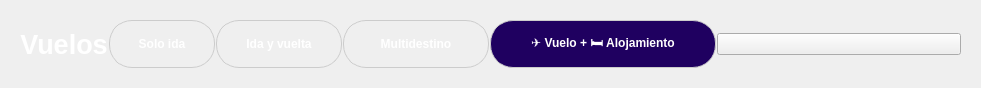
   <widget class="QWidget" name="layoutWidget">
    <property name="geometry">
     <rect>
      <x>0</x>
      <y>130</y>
      <width>981</width>
      <height>78</height>
     </rect>
    </property>
    <layout class="QHBoxLayout" name="layoutOpciones">
     <property name="spacing">
      <number>0</number>
     </property>
     <item>
      <widget class="QWidget" name="widget_5" native="true">
       <property name="styleSheet">
        <string notr="true">Q	Widget {
background-color:#004;

}</string>
       </property>
       <layout class="QHBoxLayout" name="horizontalLayout_2">
        <property name="spacing">
         <number>1</number>
        </property>
        <item>
         <widget class="QLabel" name="label">
          <property name="sizePolicy">
           <sizepolicy hsizetype="Fixed" vsizetype="Preferred">
            <horstretch>0</horstretch>
            <verstretch>0</verstretch>
           </sizepolicy>
          </property>
          <property name="font">
           <font>
            <pointsize>20</pointsize>
            <weight>75</weight>
            <bold>true</bold>
           </font>
          </property>
          <property name="styleSheet">
           <string notr="true">QLabel {
    color: white;
    font-weight: bold;
    font-size: 20pt;
}
</string>
          </property>
          <property name="text">
           <string>Vuelos</string>
          </property>
          <property name="alignment">
           <set>Qt::AlignCenter</set>
          </property>
         </widget>
        </item>
        <item>
         <widget class="QPushButton" name="btnSoloIda">
          <property name="sizePolicy">
           <sizepolicy hsizetype="Fixed" vsizetype="Preferred">
            <horstretch>0</horstretch>
            <verstretch>0</verstretch>
           </sizepolicy>
          </property>
          <property name="minimumSize">
           <size>
            <width>106</width>
            <height>48</height>
           </size>
          </property>
          <property name="maximumSize">
           <size>
            <width>76</width>
            <height>48</height>
           </size>
          </property>
          <property name="font">
           <font>
            <pointsize>-1</pointsize>
            <weight>75</weight>
            <bold>true</bold>
           </font>
          </property>
          <property name="styleSheet">
           <string notr="true">
QPushButton:hover {
    background-color: #f2f2f2;
}

QPushButton:checked {
    background-color: #0066cc;
    color: white;
    border: 1px solid #0066cc;
}
QPushButton {
    color: #333;
    border: 2px solid #ddd;
    border-radius: 23px;
    padding: 6px 12px;
    min-width: 100px;
    max-width: 100px;
    min-height: 40px;
    max-height: 40px;
}

QPushButton:hover {
    background-color: #f0f0f0;
}

QPushButton:checked {
    background-color: #0066cc;
    color: #393c8f;
    border: 2px solid #0066cc;
}
QPushButton {
    background-color: transparent;   /* Sin bloque blanco fuerte */
    color: #333;
    font-size: 12px;
    border: 1px solid #cccccc;
    border-radius: 16px;
    padding: 6px 10px;
    min-width: 90px;
    max-width: 90px;
    min-height: 32px;
    max-height: 32px;
}

QPushButton:hover {
    background-color: #e6f0ff;  /* Celestito leve al pasar el mouse */
}

QPushButton:checked {
    background-color: #0066cc;
    color: #004;;
    border: 1px solid #0066cc;
}
QPushButton {
    color: white;
    font-size: 12px;
    border: 1px solid #cccccc;
    border-radius: 23px;
    padding: 6px 12px;
    min-width: 80px;
    max-width: 50px;
    min-height: 34px;
    max-height: 34px;
}

QPushButton:hover {
    background-color: #e0f0ff;
}

QPushButton:checked {
    background-color: #007bff;
    color:  #393c8f;
    font-weight: bold;
    border: 2px solid #007bff;
}
</string>
          </property>
          <property name="text">
           <string>Solo ida</string>
          </property>
          <property name="checkable">
           <bool>true</bool>
          </property>
         </widget>
        </item>
        <item>
         <widget class="QPushButton" name="btnIdaVuelta">
          <property name="sizePolicy">
           <sizepolicy hsizetype="Fixed" vsizetype="Preferred">
            <horstretch>0</horstretch>
            <verstretch>0</verstretch>
           </sizepolicy>
          </property>
          <property name="minimumSize">
           <size>
            <width>126</width>
            <height>48</height>
           </size>
          </property>
          <property name="maximumSize">
           <size>
            <width>126</width>
            <height>48</height>
           </size>
          </property>
          <property name="font">
           <font>
            <pointsize>-1</pointsize>
            <weight>75</weight>
            <bold>true</bold>
           </font>
          </property>
          <property name="styleSheet">
           <string notr="true">QPushButton {
    background-color: #ffffff;
    color: #333333;
    font-size: 13px;
    border: 1px solid #cccccc;
    border-radius: 15px;
    padding: 6px 12px;
    min-width: 100px;
    max-width: 100px;
    min-height: 35px;
    max-height: 35px;
}

QPushButton:hover {
    background-color: #f2f2f2;
}

QPushButton:checked {
    background-color: #0066cc;
    color: white;
    border: 1px solid #0066cc;
}
QPushButton {
    background-color: white;
    color: #333;
    border: 2px solid #ddd;
    border-radius: 18px;
    padding: 6px 12px;
    min-width: 100px;
    max-width: 100px;
    min-height: 40px;
    max-height: 40px;
}

QPushButton:hover {
    background-color: #f0f0f0;
}

QPushButton:checked {
    background-color: #0066cc;
    color: white;
    border: 2px solid #0066cc;
}
QPushButton {
    background-color: transparent;   /* Sin bloque blanco fuerte */
    color: #333;
    font-size: 12px;
    border: 1px solid #cccccc;
    border-radius: 16px;
    padding: 6px 10px;
    min-width: 90px;
    max-width: 90px;
    min-height: 32px;
    max-height: 32px;
}

QPushButton:hover {
    background-color: #e6f0ff;  /* Celestito leve al pasar el mouse */
}

QPushButton:checked {
    background-color: #0066cc;
    color: white;
    border: 1px solid #0066cc;
}
QPushButton {
    color: white;
    font-size: 12px;
    border: 1px solid #cccccc;
    border-radius: 23px;
    padding: 6px 12px;
    min-width: 100px;
    max-width: 100px;
    min-height: 34px;
    max-height: 34px;
}

QPushButton:hover {
    background-color: #e0f0ff;
}

QPushButton:checked {
    background-color: #007bff;
    color: white;
    font-weight: bold;
    border: 2px solid #007bff;
}
</string>
          </property>
          <property name="text">
           <string>Ida y vuelta</string>
          </property>
          <property name="checkable">
           <bool>true</bool>
          </property>
         </widget>
        </item>
        <item>
         <widget class="QPushButton" name="btnMultidestino">
          <property name="sizePolicy">
           <sizepolicy hsizetype="Fixed" vsizetype="Preferred">
            <horstretch>0</horstretch>
            <verstretch>0</verstretch>
           </sizepolicy>
          </property>
          <property name="minimumSize">
           <size>
            <width>146</width>
            <height>48</height>
           </size>
          </property>
          <property name="maximumSize">
           <size>
            <width>126</width>
            <height>48</height>
           </size>
          </property>
          <property name="font">
           <font>
            <pointsize>-1</pointsize>
            <weight>75</weight>
            <bold>true</bold>
           </font>
          </property>
          <property name="styleSheet">
           <string notr="true">QPushButton {
    background-color: #ffffff;
    color: #333333;
    font-size: 13px;
    border: 1px solid #cccccc;
    border-radius: 15px;
    padding: 6px 12px;
    min-width: 120px;
    max-width: 120px;
    min-height: 35px;
    max-height: 35px;
}

QPushButton:hover {
    background-color: #f2f2f2;
}

QPushButton:checked {
    background-color: #0066cc;
    color: white;
    border: 1px solid #0066cc;
}
QPushButton {
    background-color: white;
    color: #333;
    border: 2px solid #ddd;
    border-radius: 18px;
    padding: 6px 12px;
    min-width: 100px;
    max-width: 100px;
    min-height: 40px;
    max-height: 40px;
}

QPushButton:hover {
    background-color: #f0f0f0;
}

QPushButton:checked {
    background-color: #0066cc;
    color: white;
    border: 2px solid #0066cc;
}
QPushButton {
    background-color: transparent;   /* Sin bloque blanco fuerte */
    color: #333;
    font-size: 12px;
    border: 1px solid #cccccc;
    border-radius: 16px;
    padding: 6px 10px;
    min-width: 90px;
    max-width: 90px;
    min-height: 32px;
    max-height: 32px;
}

QPushButton:hover {
    background-color: #e6f0ff;  /* Celestito leve al pasar el mouse */
}

QPushButton:checked {
    background-color: #0066cc;
    color: white;
    border: 1px solid #0066cc;
}
QPushButton {
    color: white;
    font-size: 12px;
    border: 1px solid #cccccc;
    border-radius: 23px;
    padding: 6px 12px;
    min-width: 120px;
    max-width: 100px;
    min-height: 34px;
    max-height: 34px;
}

QPushButton:hover {
    background-color: #e0f0ff;
}

QPushButton:checked {
    background-color: #007bff;
    color: white;
    font-weight: bold;
    border: 2px solid #007bff;
}
</string>
          </property>
          <property name="text">
           <string>Multidestino</string>
          </property>
          <property name="checkable">
           <bool>true</bool>
          </property>
         </widget>
        </item>
        <item>
         <widget class="QPushButton" name="btnVueloAlojamiento">
          <property name="sizePolicy">
           <sizepolicy hsizetype="Fixed" vsizetype="Preferred">
            <horstretch>0</horstretch>
            <verstretch>0</verstretch>
           </sizepolicy>
          </property>
          <property name="minimumSize">
           <size>
            <width>226</width>
            <height>48</height>
           </size>
          </property>
          <property name="maximumSize">
           <size>
            <width>126</width>
            <height>48</height>
           </size>
          </property>
          <property name="font">
           <font>
            <pointsize>-1</pointsize>
            <weight>75</weight>
            <bold>true</bold>
           </font>
          </property>
          <property name="styleSheet">
           <string notr="true">QPushButton {
    background-color: #1f0060;
    color: #333333;
    font-size: 13px;
    border: 1px solid #cccccc;
    border-radius: 15px;
    padding: 6px 12px;
    min-width: 100px;
    max-width: 100px;
    min-height: 35px;
    max-height: 35px;
}

QPushButton:hover {
    background-color: #f2f2f2;
}

QPushButton:checked {
    background-color: #0066cc;
    color: white;
    border: 1px solid #0066cc;
}
QPushButton {
    background-color: white;
    color: #333;
    border: 2px solid #ddd;
    border-radius: 23px;
    padding: 6px 12px;
    min-width: 100px;
    max-width: 100px;
    min-height: 40px;
    max-height: 40px;
}

QPushButton:hover {
    background-color: #f0f0f0;
}

QPushButton:checked {
    background-color: #0066cc;
    color: white;
    border: 2px solid #0066cc;
}
QPushButton {
    background-color: #1f0060;   /* Sin bloque blanco fuerte */
    color: #333;
    font-size: 12px;
    border: 1px solid #cccccc;
    border-radius: 23px;
    padding: 6px 10px;
    min-width: 90px;
    max-width: 90px;
    min-height: 32px;
    max-height: 32px;
}

QPushButton:hover {
    background-color: #e6f0ff;  /* Celestito leve al pasar el mouse */
}

QPushButton:checked {
    background-color: #0066cc;
    color: white;
    border: 1px solid #0066cc;
}
QPushButton {
    color: white;
    font-size: 12px;
    border: 1px solid #cccccc;
    border-radius: 23px;
    padding: 6px 12px;
    min-width: 200px;
    max-width: 100px;
    min-height: 34px;
    max-height: 34px;
}

QPushButton:hover {
    background-color: #e0f0ff;
}

QPushButton:checked {
    background-color: #007bff;
    color: white;
    font-weight: bold;
    border: 2px solid #007bff;
}
</string>
          </property>
          <property name="text">
           <string>✈️ Vuelo + 🛏 Alojamiento</string>
          </property>
          <property name="checkable">
           <bool>true</bool>
          </property>
         </widget>
        </item>
        <item>
         <widget class="QPushButton" name="pushButton">
          <property name="text">
           <string/>
          </property>
         </widget>
        </item>
       </layout>
      </widget>
     </item>
    </layout>
   </widget>
